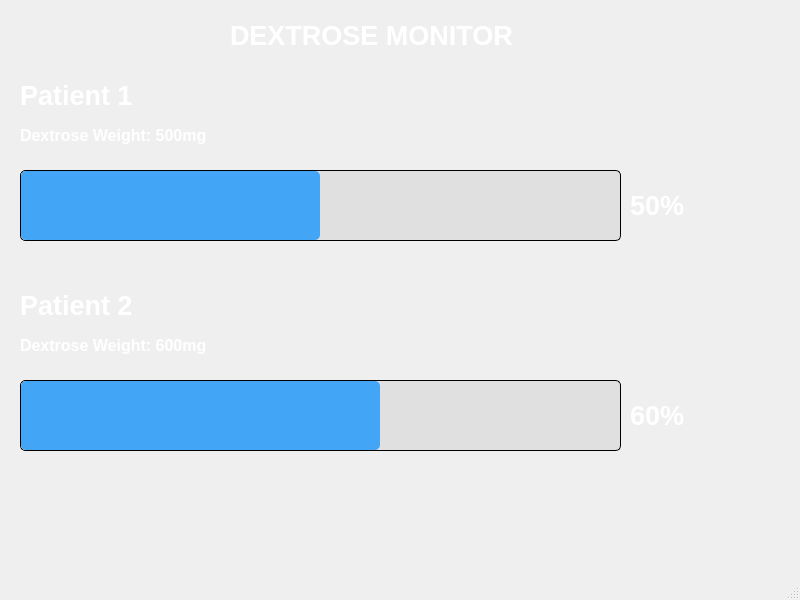
<?xml version="1.0" encoding="UTF-8"?>
<ui version="4.0">
 <class>MainWindow</class>
 <widget class="QMainWindow" name="MainWindow">
  <property name="geometry">
   <rect>
    <x>0</x>
    <y>0</y>
    <width>800</width>
    <height>600</height>
   </rect>
  </property>
  <property name="windowTitle">
   <string>MainWindow</string>
  </property>
  <property name="styleSheet">
   <string notr="true">QMainWindow {
    background: qlineargradient(spread:pad, x1:0, y1:0, x2:0, y2:1, 
                                stop:0 #000000,  /*Top */
                                stop:0.5 #1C1B1A,   /* Center */
                                stop:1 #383633);       /* Buttom */
}</string>
  </property>
  <widget class="QWidget" name="centralwidget">
   <widget class="QProgressBar" name="Liquid1">
    <property name="geometry">
     <rect>
      <x>20</x>
      <y>170</y>
      <width>601</width>
      <height>71</height>
     </rect>
    </property>
    <property name="styleSheet">
     <string notr="true">QProgressBar {
    border: 1px solid #000;
    border-radius: 5px;
    background-color: #E0E0E0; /* Neutral background */
}
QProgressBar::chunk {
    background-color: #42A5F5; /* Stat color */
    border-radius: 5px;
}</string>
    </property>
    <property name="maximum">
     <number>100</number>
    </property>
    <property name="value">
     <number>50</number>
    </property>
    <property name="textVisible">
     <bool>false</bool>
    </property>
    <property name="format">
     <string/>
    </property>
   </widget>
   <widget class="QLabel" name="lbl_Patient1">
    <property name="geometry">
     <rect>
      <x>20</x>
      <y>70</y>
      <width>201</width>
      <height>50</height>
     </rect>
    </property>
    <property name="font">
     <font>
      <family>Arial</family>
      <pointsize>20</pointsize>
      <weight>75</weight>
      <bold>true</bold>
     </font>
    </property>
    <property name="styleSheet">
     <string notr="true">QLabel {
	color: white;
}</string>
    </property>
    <property name="text">
     <string>Patient 1</string>
    </property>
    <property name="alignment">
     <set>Qt::AlignLeading|Qt::AlignLeft|Qt::AlignVCenter</set>
    </property>
   </widget>
   <widget class="QLabel" name="lbl_Patient1_DextroseWeight">
    <property name="geometry">
     <rect>
      <x>20</x>
      <y>110</y>
      <width>351</width>
      <height>50</height>
     </rect>
    </property>
    <property name="font">
     <font>
      <family>Arial</family>
      <pointsize>12</pointsize>
      <weight>75</weight>
      <bold>true</bold>
     </font>
    </property>
    <property name="styleSheet">
     <string notr="true">QLabel {
	color: white;
}</string>
    </property>
    <property name="text">
     <string>Dextrose Weight: 500mg</string>
    </property>
    <property name="alignment">
     <set>Qt::AlignLeading|Qt::AlignLeft|Qt::AlignVCenter</set>
    </property>
   </widget>
   <widget class="QLabel" name="lbl_Patient1_Percent">
    <property name="geometry">
     <rect>
      <x>630</x>
      <y>180</y>
      <width>101</width>
      <height>50</height>
     </rect>
    </property>
    <property name="font">
     <font>
      <family>Arial</family>
      <pointsize>20</pointsize>
      <weight>75</weight>
      <bold>true</bold>
     </font>
    </property>
    <property name="styleSheet">
     <string notr="true">QLabel {
	color: white;
}</string>
    </property>
    <property name="text">
     <string>50%</string>
    </property>
    <property name="alignment">
     <set>Qt::AlignLeading|Qt::AlignLeft|Qt::AlignVCenter</set>
    </property>
   </widget>
   <widget class="QProgressBar" name="Liquid1_2">
    <property name="geometry">
     <rect>
      <x>20</x>
      <y>380</y>
      <width>601</width>
      <height>71</height>
     </rect>
    </property>
    <property name="styleSheet">
     <string notr="true">QProgressBar {
    border: 1px solid #000;
    border-radius: 5px;
    background-color: #E0E0E0; /* Neutral background */
}
QProgressBar::chunk {
    background-color: #42A5F5; /* Stat color */
    border-radius: 5px;
}</string>
    </property>
    <property name="maximum">
     <number>100</number>
    </property>
    <property name="value">
     <number>60</number>
    </property>
    <property name="textVisible">
     <bool>false</bool>
    </property>
    <property name="format">
     <string/>
    </property>
   </widget>
   <widget class="QLabel" name="lbl_Patient2">
    <property name="geometry">
     <rect>
      <x>20</x>
      <y>280</y>
      <width>201</width>
      <height>50</height>
     </rect>
    </property>
    <property name="font">
     <font>
      <family>Arial</family>
      <pointsize>20</pointsize>
      <weight>75</weight>
      <bold>true</bold>
     </font>
    </property>
    <property name="styleSheet">
     <string notr="true">QLabel {
	color: white;
}</string>
    </property>
    <property name="text">
     <string>Patient 2</string>
    </property>
    <property name="alignment">
     <set>Qt::AlignLeading|Qt::AlignLeft|Qt::AlignVCenter</set>
    </property>
   </widget>
   <widget class="QLabel" name="lbl_Patient2_DextroseWeight">
    <property name="geometry">
     <rect>
      <x>20</x>
      <y>320</y>
      <width>371</width>
      <height>50</height>
     </rect>
    </property>
    <property name="font">
     <font>
      <family>Arial</family>
      <pointsize>12</pointsize>
      <weight>75</weight>
      <bold>true</bold>
     </font>
    </property>
    <property name="styleSheet">
     <string notr="true">QLabel {
	color: white;
}</string>
    </property>
    <property name="text">
     <string>Dextrose Weight: 600mg</string>
    </property>
    <property name="alignment">
     <set>Qt::AlignLeading|Qt::AlignLeft|Qt::AlignVCenter</set>
    </property>
   </widget>
   <widget class="QLabel" name="lbl_Patient2_Percent">
    <property name="geometry">
     <rect>
      <x>630</x>
      <y>390</y>
      <width>101</width>
      <height>50</height>
     </rect>
    </property>
    <property name="font">
     <font>
      <family>Arial</family>
      <pointsize>20</pointsize>
      <weight>75</weight>
      <bold>true</bold>
     </font>
    </property>
    <property name="styleSheet">
     <string notr="true">QLabel {
	color: white;
}</string>
    </property>
    <property name="text">
     <string>60%</string>
    </property>
    <property name="alignment">
     <set>Qt::AlignLeading|Qt::AlignLeft|Qt::AlignVCenter</set>
    </property>
   </widget>
   <widget class="QLabel" name="lbl_Title">
    <property name="geometry">
     <rect>
      <x>230</x>
      <y>10</y>
      <width>291</width>
      <height>50</height>
     </rect>
    </property>
    <property name="font">
     <font>
      <family>Arial</family>
      <pointsize>20</pointsize>
      <weight>75</weight>
      <bold>true</bold>
     </font>
    </property>
    <property name="styleSheet">
     <string notr="true">QLabel {
	color: white;
}</string>
    </property>
    <property name="text">
     <string>DEXTROSE MONITOR</string>
    </property>
    <property name="alignment">
     <set>Qt::AlignLeading|Qt::AlignLeft|Qt::AlignVCenter</set>
    </property>
   </widget>
  </widget>
  <widget class="QMenuBar" name="menubar">
   <property name="geometry">
    <rect>
     <x>0</x>
     <y>0</y>
     <width>800</width>
     <height>26</height>
    </rect>
   </property>
  </widget>
  <widget class="QStatusBar" name="statusbar"/>
 </widget>
 <resources/>
 <connections/>
</ui>
